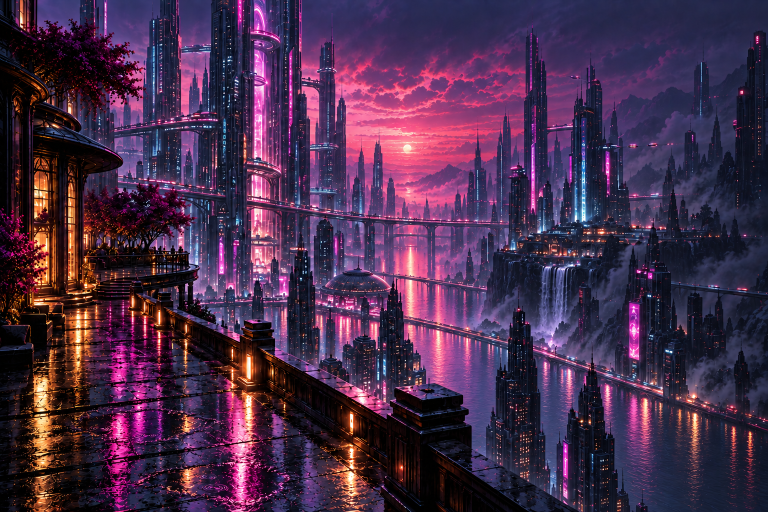
#> input picture wallpaper/build/src/city-source.png, 1536 x 1024 px (shown at 1/2 size)
$ python prepare_images.py
#> lines starting #> are read from the running program, lines starting #| are printed output that depends on the picture
### wallpaper/build/imagelab.py
"""Colour-space helpers shared by the asset preparation steps.

The foreground grade adjusts Oklab lightness and chroma after decoding sRGB.
Sampling uses gamma-encoded Rec.709 luma, and the approximate preview bloom
uses sRGB to follow CSS filter-function semantics.
"""
import numpy as np

# sRGB <-> linear -------------------------------------------------------------


def srgb_to_linear(x):
    x = np.asarray(x, np.float32)
    return np.where(x <= 0.04045, x / 12.92, ((x + 0.055) / 1.055) ** 2.4)


def linear_to_srgb(x):
    x = np.clip(np.asarray(x, np.float32), 0.0, 1.0)
    return np.where(x <= 0.0031308, x * 12.92, 1.055 * x ** (1 / 2.4) - 0.055)


# linear sRGB <-> Oklab -------------------------------------------------------

_M1 = np.array([[0.4122214708, 0.5363325363, 0.0514459929],
                [0.2119034982, 0.6806995451, 0.1073969566],
                [0.0883024619, 0.2817188376, 0.6299787005]], np.float32)
_M2 = np.array([[0.2104542553, 0.7936177850, -0.0040720468],
                [1.9779984951, -2.4285922050, 0.4505937099],
                [0.0259040371, 0.7827717662, -0.8086757660]], np.float32)
_M1_INV = np.linalg.inv(_M1).astype(np.float32)
_M2_INV = np.linalg.inv(_M2).astype(np.float32)


def linear_to_oklab(rgb):
    lms = rgb @ _M1.T
    lms = np.cbrt(np.maximum(lms, 0.0))
    return lms @ _M2.T


def oklab_to_linear(lab):
    lms = lab @ _M2_INV.T
    lms = lms ** 3
    return lms @ _M1_INV.T


# sampling --------------------------------------------------------------------


def luma8(rgb_srgb):
    """Rec.709 luma on 0..255 gamma-encoded values, matching the critique's sampler."""
    a = np.asarray(rgb_srgb, np.float32)
    return 0.2126 * a[..., 0] + 0.7152 * a[..., 1] + 0.0722 * a[..., 2]


def saturation(rgb_srgb):
    a = np.asarray(rgb_srgb, np.float32)
    mx = a.max(-1)
    mn = a.min(-1)
    return np.where(mx > 0, (mx - mn) / np.maximum(mx, 1e-6), 0.0)


def box(arr, x0, y0, x1, y1):
    """Crop by percentage of frame."""
    h, w = arr.shape[:2]
    return arr[int(h * y0 / 100):int(h * y1 / 100), int(w * x0 / 100):int(w * x1 / 100)]


def report(arr8, name, x0, y0, x1, y1):
    region = box(arr8, x0, y0, x1, y1)
    lum = luma8(region)
    sat = saturation(region / 255.0)
    return {
        'name': name,
        'p05': float(np.percentile(lum, 5)),
        'p95': float(np.percentile(lum, 95)),
        'mean': float(lum.mean()),
        'sat': float(sat.mean()),
    }


def smoothstep(t):
    t = np.clip(t, 0.0, 1.0)
    return t * t * (3.0 - 2.0 * t)

### wallpaper/build/prepare_images.py
"""W0 steps 1, 4, 5: bake the foreground value knockdown, then encode the assets.

The painting's brightest pixels are the wet foreground pavement, which out-punches
the sunset at both ends of the histogram, so the composition has no value
hierarchy and the eye lands on empty stone. This bakes a feathered knockdown into
the lower-left quadrant so the sky outranks the pavement, then re-encodes both
assets to WebP.

Gate (checked and printed by this script, not asserted by eye):
  promenade p95   170.3 -> 120..130
  promenade p05   stays <= 5            (blacks must not lift)
  sky            unchanged within +/-1
  and the real one: sky p95 must EXCEED promenade p95.
"""
import os
import sys
import tempfile
from pathlib import Path

import numpy as np
from PIL import Image

sys.path.insert(0, str(Path(__file__).resolve().parent))
import imagelab as il  # noqa: E402

HERE = Path(__file__).resolve().parent
SRC = HERE / 'src'
OUT = HERE / 'out'

PROMENADE = (5, 70, 35, 100)   # x0, y0, x1, y1 in percent
SKY = (35, 15, 65, 40)

# Knockdown geometry, in fractions of image width/height.
# The vertical radius is deliberately tight: the roadmap's 0.95 put 30% of the
# knockdown into the sky box, which the "sky unchanged" gate exists to prevent.
CENTRE = (0.10, 1.05)
RADII = (1.20, 0.62)
LUMA_DROP = 0.20
CHROMA_DROP = 0.10
FEATHER_START = 0.62   # mask is full strength inside this fraction of the radius


def knockdown_mask(h, w):
    yy, xx = np.mgrid[0:h, 0:w].astype(np.float32)
    dx = (xx / w - CENTRE[0]) / RADII[0]
    dy = (yy / h - CENTRE[1]) / RADII[1]
    r = np.sqrt(dx * dx + dy * dy)
    # 1.0 inside FEATHER_START, smoothly to 0.0 at r = 1.
    t = (1.0 - r) / (1.0 - FEATHER_START)
    return il.smoothstep(t)


def apply_knockdown(img):
    a = np.asarray(img.convert('RGB'), np.float32) / 255.0
    h, w = a.shape[:2]
    mask = knockdown_mask(h, w)

    lin = il.srgb_to_linear(a)
    lab = il.linear_to_oklab(lin)
    dim = 1.0 - LUMA_DROP * mask
    # a/b must follow L, or relative chroma RISES as the area darkens: Oklab
    # chroma is absolute, so holding a/b fixed under a dimmed L makes the
    # pavement read as more saturated, not less. Scale by `dim` to hold relative
    # chroma constant, then by the desaturation term to actually pull it down.
    lab[..., 0] *= dim
    lab[..., 1] *= dim * (1.0 - CHROMA_DROP * mask)
    lab[..., 2] *= dim * (1.0 - CHROMA_DROP * mask)
    out = il.linear_to_srgb(il.oklab_to_linear(lab))
    return Image.fromarray((np.clip(out, 0, 1) * 255).round().astype(np.uint8))


# Approximates .bloom's CSS filter chain in sRGB for the static preview.
# The page first resamples a quarter-sized element and adds other scene layers;
# this full-resolution source treatment is not a captured browser frame.
BLOOM_BRIGHTNESS = 1.5
BLOOM_CONTRAST = 2.6
BLOOM_SATURATE = 1.25
# blur(<length>) sets the Gaussian standard deviation directly, and the filter
# applies in the element's own coordinate space BEFORE transform:scale(4), so
# .bloom's blur(5px) becomes sigma 20 in world coordinates. This preview uses
# 20 source-image pixels; the displayed size also depends on the camera scale.
BLOOM_SIGMA = 20
BLOOM_ALPHA = 0.20


def apply_bloom(img):
    from PIL import ImageFilter
    a = np.asarray(img.convert('RGB'), np.float32) / 255.0
    b = a * BLOOM_BRIGHTNESS
    # contrast(k): out = k*in - (k-1)/2. Channels originally under ~0.205 go to
    # black per channel before blur. This is not a luminance threshold.
    b = BLOOM_CONTRAST * b - (BLOOM_CONTRAST - 1) / 2
    b = np.clip(b, 0, 1)
    lum = il.luma8(b * 255.0)[..., None] / 255.0
    b = np.clip(lum + (b - lum) * BLOOM_SATURATE, 0, 1)
    blurred = Image.fromarray((b * 255).astype(np.uint8)).filter(
        ImageFilter.GaussianBlur(BLOOM_SIGMA))
    b = np.asarray(blurred, np.float32) / 255.0
    out = a + BLOOM_ALPHA * b * (1.0 - a)      # screen, at the layer's opacity
    return Image.fromarray((np.clip(out, 0, 1) * 255).round().astype(np.uint8))


def sample(img, label):
    a = np.asarray(img.convert('RGB'), np.float32)
    p = il.report(a, 'promenade', *PROMENADE)
    s = il.report(a, 'sky', *SKY)
    print(f'  {label:<9} promenade p05={p["p05"]:6.1f} p95={p["p95"]:6.1f} '
          f'mean={p["mean"]:6.1f} sat={p["sat"]:.3f}')
    print(f'  {label:<9} sky       p05={s["p05"]:6.1f} p95={s["p95"]:6.1f} '
          f'mean={s["mean"]:6.1f} sat={s["sat"]:.3f}')
    return p, s


def main():
    # convert() fully decodes the image while its source file is open. Both
    # inputs must be usable before grading or publishing any derived output.
    try:
        with Image.open(SRC / 'city-source.png') as source:
#> source is the input picture: PIL image 1536x1024 RGB; mean R, G, B 72.4, 45.3, 74.9
            city = source.convert('RGB')
        with Image.open(SRC / 'boat-source.png') as source:
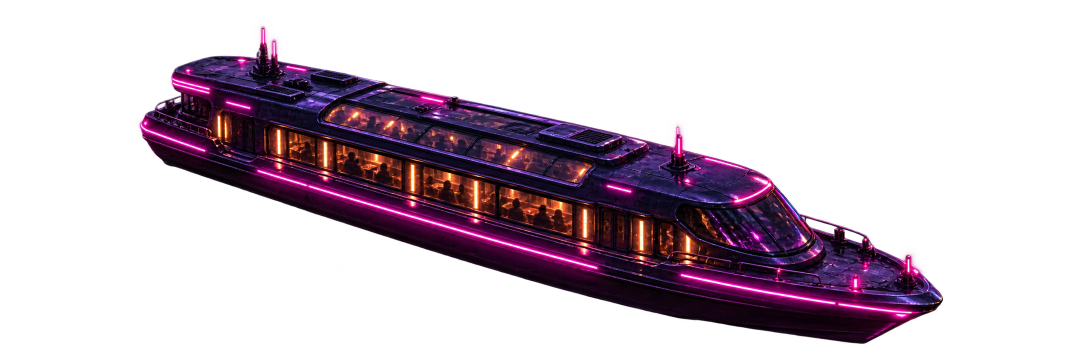
#> input picture wallpaper/build/src/boat-source.png, 2172 x 724 px (shown at 1/2 size)
#> source is the input picture: PIL image 2172x724 RGBA; mean R, G, B, A 20.5, 7.1, 17.2, 70.7
            boat = source.convert('RGBA')
    except (OSError, ValueError) as error:
        print(f'Cannot load source artwork: {error}', file=sys.stderr)
        return 1
    print('Value knockdown')
    before_p, before_s = sample(city, 'before')
#> in sample, `p = il.report(a, 'promenade', *PROMENADE)`: p = {'name': 'promenade', 'p05': 1.93, 'p95': 170.3, 'mean': 49.91, 'sat': 0.66}
#> in saturation (call 2), `return np.where(mx > 0, (mx - mn) / np.maximum(mx, 1e-6), 0.0)`:
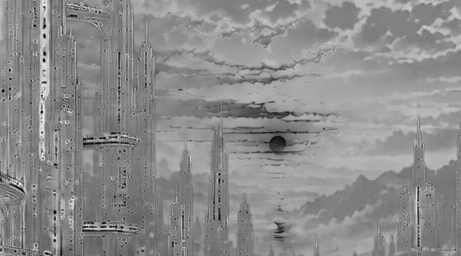
#> returned value: shape (256, 461) float32; min 0.00392, max 0.985, mean 0.551
#> in sample, `s = il.report(a, 'sky', *SKY)`: s = {'name': 'sky', 'p05': 34.22, 'p95': 155.4, 'mean': 89.29, 'sat': 0.551}
#|   before    promenade p05=   1.9 p95= 170.3 mean=  49.9 sat=0.660
#|   before    sky       p05=  34.2 p95= 155.4 mean=  89.3 sat=0.551
#> before_p has the same summary as p in sample; before_s has the same summary as s in sample
    graded = apply_knockdown(city)
    after_p, after_s = sample(graded, 'after')
#> in saturation (call 3), `mn = a.min(-1)`:
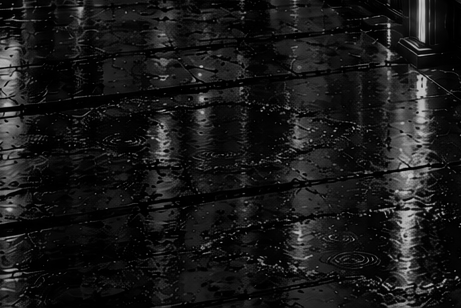
#> mn: shape (308, 461) float32; min 0, max 0.745, mean 0.0976
#> in saturation (call 3), `return np.where(mx > 0, (mx - mn) / np.maximum(mx, 1e-6), 0.0)`:
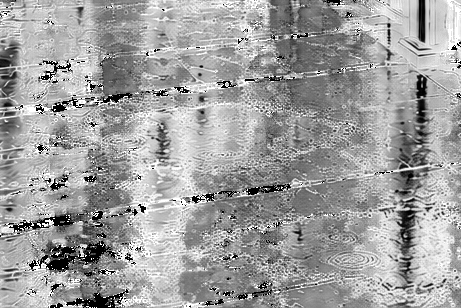
#> returned value: shape (308, 461) float32; min 0, max 1, mean 0.626
#|   after     promenade p05=   1.1 p95= 126.9 mean=  36.5 sat=0.626
#|   after     sky       p05=  34.2 p95= 155.4 mean=  89.3 sat=0.551
#> after_p = {'name': 'promenade', 'p05': 1.07, 'p95': 126.9, 'mean': 36.48, 'sat': 0.626}; after_s has the same summary as s in sample

    ok = True
    checks = [
        ('promenade p95 in 120..130', 120 <= after_p['p95'] <= 130),
        ('promenade p05 <= 5 (blacks not lifted)', after_p['p05'] <= 5.0),
        ('sky mean unchanged +/-1', abs(after_s['mean'] - before_s['mean']) <= 1.0),
        ('SKY p95 EXCEEDS PROMENADE p95', after_s['p95'] > after_p['p95']),
    ]
#> checks = [('promenade p95 in 120..130', True), ('promenade p05 <= 5 (blacks not lifted)', True), ('sky mean unchanged +/-1', True), ('SKY p95 EXCEEDS PROMENADE p95', True)]
    print('Gates')
    for name, passed in checks:
        print(f'  [{"PASS" if passed else "FAIL"}] {name}')
        ok &= passed
#> this loop made 4 passes
#|   [PASS] promenade p95 in 120..130
#|   [PASS] promenade p05 <= 5 (blacks not lifted)
#|   [PASS] sky mean unchanged +/-1
#|   [PASS] SKY p95 EXCEEDS PROMENADE p95
#> after the loop, ok = True

    if not ok:
        print('Grading rejected; previous outputs retained.', file=sys.stderr)
        return 1

    try:
        # Staging keeps source, grading and encoding failures from replacing
        # any previous product. Each final replacement is atomic; publishing
        # five files is not a transaction across crashes or filesystem errors.
        with tempfile.TemporaryDirectory(prefix='.neon-images-', dir=OUT.parent) as folder:
            stage = Path(folder)
            graded.save(stage / 'city-graded.png')
            graded.save(stage / 'city.webp', quality=90, method=6)
            # Exactly 3:1, matching .boat-art's declared aspect-ratio.
            boat.resize((768, 256), Image.LANCZOS).save(stage / 'boat.webp', quality=90, method=6)
            # The small plate is a fallback while the full painting loads.
            graded.resize((64, 43), Image.LANCZOS).save(
                stage / 'city-blur.webp', quality=82, method=6)
            apply_bloom(graded).save(stage / 'still.png')
#> in luma8 (call 5), `return 0.2126 * a[..., 0] + 0.7152 * a[..., 1] + 0.0722 * a[..., 2]`:
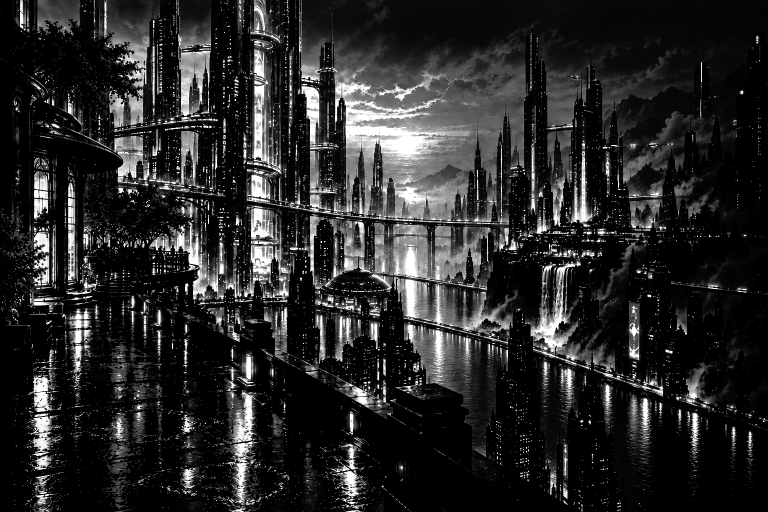
#> returned value: shape (1024, 1536) float32 (shown at 1/2 size); min 0, max 255, mean 41.1
#> in apply_bloom, `b = np.clip(lum + (b - lum) * BLOOM_SATURATE, 0, 1)`:
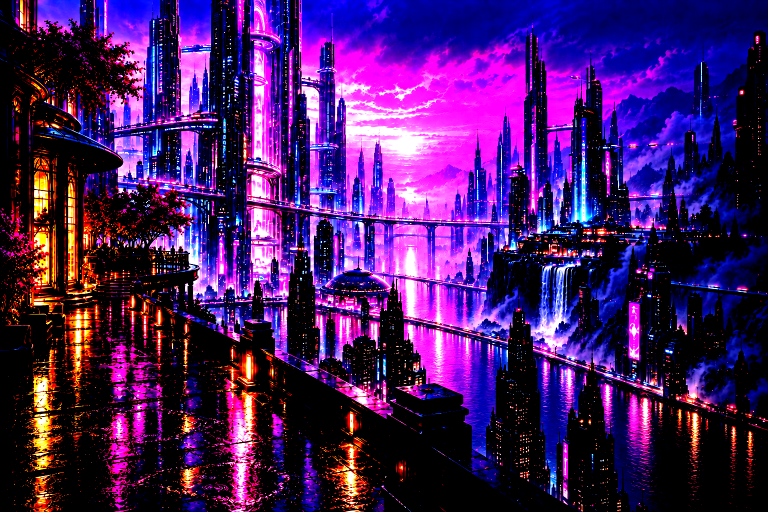
#> b: shape (1024, 1536, 3) float32 (shown at 1/2 size); mean R, G, B 0.278, 0.102, 0.394
#> in apply_bloom, `blurred = Image.fromarray((b * 255).astype(np.uint8)).filter( ImageFil..`:
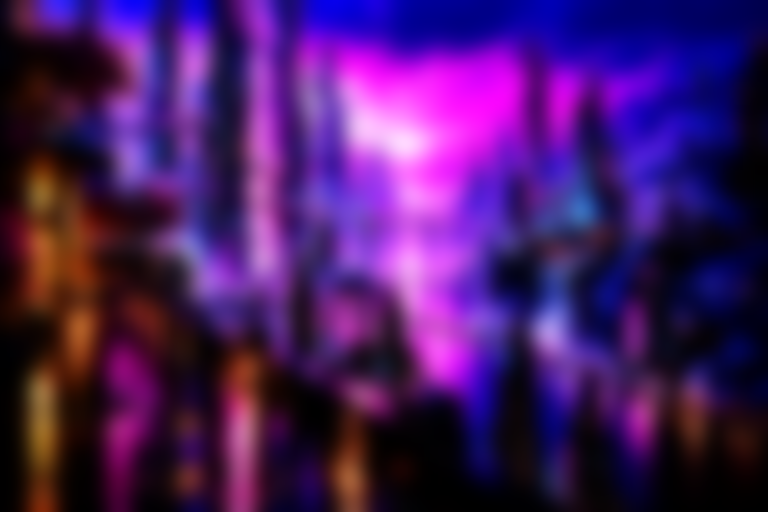
#> blurred: PIL image 1536x1024 RGB (shown at 1/2 size); mean R, G, B 70.8, 25.9, 100.3

            OUT.mkdir(exist_ok=True)
            for name in ('city-graded.png', 'city.webp', 'boat.webp', 'city-blur.webp'):
                os.replace(stage / name, OUT / name)
            os.replace(stage / 'still.png', HERE.parent / 'still.png')
    except (OSError, ValueError) as error:
        print(f'Image preparation failed: {error}', file=sys.stderr)
        return 1

    for name in ('city.webp', 'boat.webp', 'city-blur.webp'):
        print(f'  {name}: {(OUT / name).stat().st_size / 1024:.1f} KB')
    print(f'  still.png: {(HERE.parent / "still.png").stat().st_size / 1024:.1f} KB')
    return 0


if __name__ == '__main__':
#> (the run stopped early here; a loop or call above may not have finished)
